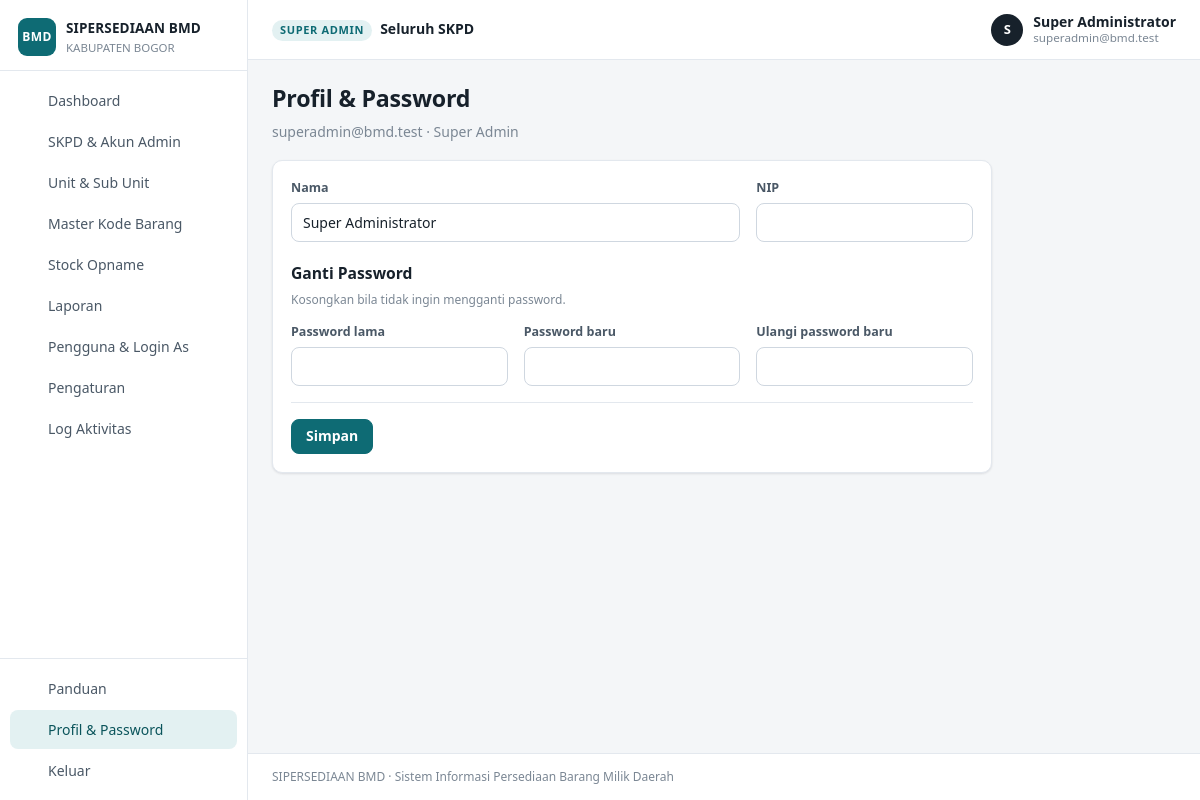
/index.php?page=profil (signed in), run on the app's committed database.
### tables this page shows
CREATE TABLE users (
  id          INT UNSIGNED NOT NULL AUTO_INCREMENT PRIMARY KEY,
  nama        VARCHAR(150) NOT NULL,
  nip         VARCHAR(30)  NULL,
  email       VARCHAR(150) NULL,
  password    VARCHAR(255) NULL,
  role        ENUM('superadmin','admin_skpd','admin','operator') NOT NULL,
  skpd_id     INT UNSIGNED NULL,
  unit_id     INT UNSIGNED NULL,
  slot        TINYINT UNSIGNED NOT NULL DEFAULT 1,
  is_active   TINYINT(1) NOT NULL DEFAULT 0,
  last_login  DATETIME NULL,
  created_at  DATETIME NOT NULL DEFAULT CURRENT_TIMESTAMP,
  updated_at  DATETIME NULL ON UPDATE CURRENT_TIMESTAMP,
  UNIQUE KEY uk_email (email),
  KEY idx_skpd (skpd_id),
  KEY idx_unit (unit_id),
  CONSTRAINT fk_user_skpd FOREIGN KEY (skpd_id) REFERENCES skpd(id)       ON DELETE CASCADE,
  CONSTRAINT fk_user_unit FOREIGN KEY (unit_id) REFERENCES unit_kerja(id) ON DELETE CASCADE
);

### index.php (called while the page is built, shortened)
<?php
require_login();
$page = isset($_GET['page']) ? preg_replace('/[^a-z_]/', '', $_GET['page']) : 'dashboard';
require __DIR__ . '/pages/' . $page . '.php';

### core/helpers.php (called while the page is built, shortened)
<?php
function e($s)
{
    return htmlspecialchars((string)$s, ENT_QUOTES, 'UTF-8');
}
function url($page = 'dashboard', array $params = [])
{
    $params = array_merge(['page' => $page], $params);
    return 'index.php?' . http_build_query($params);
}
function setting($key, $default = '')
{
    static $cache = null;
    if ($cache === null) {
        $cache = [];
        foreach (rows('SELECT kunci, nilai FROM pengaturan') as $r) $cache[$r['kunci']] = $r['nilai'];
    }
    return (isset($cache[$key]) && $cache[$key] !== '') ? $cache[$key] : $default;
}
function role_label($role, $unitLevel = null)
{
    switch ($role) {
        case 'superadmin': return 'Super Admin';
    }
    return $role;
}

### core/db.php (called while the page is built, shortened)
<?php
function db()
{
    static $conn = null;
    if ($conn === null) {
        try {
            $conn = new mysqli(DB_HOST, DB_USER, DB_PASS, DB_NAME, (int)DB_PORT);
            $conn->set_charset('utf8mb4');
            $conn->query("SET time_zone = '+07:00'");
        } catch (mysqli_sql_exception $e) {
            http_response_code(500);
            echo '<div style="font-family:sans-serif;max-width:640px;margin:60px auto;padding:24px;border:1px solid #f1c0c0;border-radius:8px;background:#fff7f7">'
                . '<h2 style="margin-top:0;color:#b42318">Koneksi database gagal</h2>'
                . '<p>Periksa pengaturan <code>DB_HOST</code>, <code>DB_USER</code>, <code>DB_PASS</code>, <code>DB_NAME</code> pada file <code>config.php</code> '
                . 'dan pastikan database sudah diimpor dari folder <code>database/</code>.</p>'
                . (APP_DEBUG ? '<pre style="white-space:pre-wrap">' . htmlspecialchars($e->getMessage()) . '</pre>' : '')
                . '</div>';
            exit;
        }
    }
    return $conn;
}
function q($sql, array $params = [])
{
    $stmt = db()->prepare($sql);
    if ($params) {
        $types = '';
        $vals = [];
        foreach ($params as $p) {
            if (is_int($p) || is_bool($p)) { $types .= 'i'; $vals[] = (int)$p; }
            elseif (is_float($p)) { $types .= 'd'; $vals[] = $p; }
            elseif ($p === null) { $types .= 's'; $vals[] = null; }
            else { $types .= 's'; $vals[] = (string)$p; }
        }
        $refs = [];
        foreach ($vals as $k => $v) { $refs[$k] = &$vals[$k]; }
        array_unshift($refs, $types);
        call_user_func_array([$stmt, 'bind_param'], $refs);
    }
    $stmt->execute();
    return $stmt;
}
function rows($sql, array $params = [])
{
    $stmt = q($sql, $params);
    $res = $stmt->get_result();
    $out = $res ? $res->fetch_all(MYSQLI_ASSOC) : [];
    return $out;
}
function row($sql, array $params = [])
{
    $r = rows($sql, $params);
    return $r ? $r[0] : null;
}

### core/auth.php (called while the page is built, shortened)
<?php
function user()
{
    static $u = false;
    if ($u !== false) return $u;
    $u = null;
    if (!empty($_SESSION['uid'])) {
        $u = row('SELECT u.*, uk.level AS unit_level, uk.nama AS unit_nama, uk.parent_id AS unit_parent_id,
                         COALESCE(s1.nama, s2.nama) AS skpd_nama, COALESCE(u.skpd_id, uk.skpd_id) AS skpd_ref
                  FROM users u
                  LEFT JOIN unit_kerja uk ON uk.id = u.unit_id
                  LEFT JOIN skpd s1 ON s1.id = u.skpd_id
                  LEFT JOIN skpd s2 ON s2.id = uk.skpd_id
                  WHERE u.id = ? AND (u.is_active = 1 OR ?)', [(int)$_SESSION['uid'], impersonator_id() ? 1 : 0]);
        if ($u) {
            $u['id'] = (int)$u['id'];
            $u['unit_id'] = $u['unit_id'] ? (int)$u['unit_id'] : null;
            $u['skpd_id'] = $u['skpd_ref'] ? (int)$u['skpd_ref'] : null;
        } else {
            unset($_SESSION['uid']);
        }
    }
    return $u;
}
function require_login()
{
    if (!user()) {
        if (is_ajax()) json_out(['ok' => false, 'msg' => 'Sesi berakhir, silakan login kembali.'], 401);
        redirect('login.php');
    }
}
function has_role(...$roles)
{
    $u = user();
    return $u && in_array($u['role'], $roles, true);
}
function impersonator_id()
{
    return (int)($_SESSION['impersonator'] ?? 0);
}

### pages/profil.php (the view, shortened to what this page needs)
<?php
$u = user();
include BASE_PATH . '/views/header.php';
?>
<div class="page-head"><div><h1>Profil &amp; Password</h1><p><?= e($u['email']) ?> · <?= e(role_label($u['role'], $u['unit_level'])) ?></p></div></div>
<div class="card" style="max-width:720px">
  <div class="card-body">
    <form method="post">
      <div class="form-grid">
        <div class="field col-8"><label>Nama</label><input type="text" name="nama" value="<?= e($u['nama']) ?>" required></div>
        <div class="field col-4"><label>NIP</label><input type="text" name="nip" value="<?= e($u['nip']) ?>"></div>
        <div class="field col-12"><h3 style="margin-top:8px">Ganti Password</h3><div class="help">Kosongkan bila tidak ingin mengganti password.</div></div>
        <div class="field col-4"><label>Password lama</label><input type="password" name="old" autocomplete="current-password"></div>
        <div class="field col-4"><label>Password baru</label><input type="password" name="new" autocomplete="new-password"></div>
        <div class="field col-4"><label>Ulangi password baru</label><input type="password" name="new2" autocomplete="new-password"></div>
      </div>
      <div class="divider"></div>
      <button class="btn" type="submit">Simpan</button>
    </form>
  </div>
</div>
<?php include BASE_PATH . '/views/footer.php'; ?>

### views/header.php (shortened to what this page needs)
<?php
$u = user();
$curPage = $_GET['page'] ?? 'dashboard';
function icon($n)
{
    return '<svg class="ic" viewBox="0 0 24 24" fill="none" stroke="currentColor" stroke-width="1.8" stroke-linecap="round" stroke-linejoin="round" aria-hidden="true">' . ($p[$n] ?? '') . '</svg>';
}
$menu = [];
$menu[] = ['dashboard', 'Dashboard', 'home'];
if ($u['role'] === 'superadmin') {
    $menu[] = ['skpd', 'SKPD & Akun Admin', 'building'];
    $menu[] = ['unit', 'Unit & Sub Unit', 'tree'];
    $menu[] = ['kode', 'Master Kode Barang', 'code'];
    $menu[] = ['stock_opname', 'Stock Opname', 'lock'];
    $menu[] = ['laporan', 'Laporan', 'report'];
    $menu[] = ['pengguna', 'Pengguna & Login As', 'users'];
    $menu[] = ['pengaturan', 'Pengaturan', 'gear'];
    $menu[] = ['log', 'Log Aktivitas', 'list'];
} elseif ($u['role'] === 'admin_skpd') {
    $menu[] = ['unit', 'Unit & Sub Unit', 'tree'];
    $menu[] = ['stock_opname', 'Stock Opname', 'lock'];
    $menu[] = ['laporan', 'Laporan', 'report'];
}
$activeMap = ['skpd_form' => 'skpd', 'unit_form' => 'unit', 'akun' => ($u['role'] === 'superadmin' ? 'skpd' : 'unit'), 'kartu' => 'stok', 'transaksi_detail' => 'transaksi', 'kode_import' => 'kode'];
$active = $activeMap[$curPage] ?? $curPage;
$scopeLabel = $u['role'] === 'superadmin' ? 'Seluruh SKPD' : ($u['role'] === 'admin_skpd' ? $u['skpd_nama'] : $u['unit_nama']);
?><!doctype html>
<html lang="id">
<head>
<link rel="stylesheet" href="assets/app.css?v=3">
</head>
<body>
<div class="layout">
  <aside class="sidebar" id="sidebar">
    <div class="brand">
      <div class="brand-mark">BMD</div>
      <div>
        <div class="brand-name"><?= e(APP_NAME) ?></div>
        <div class="brand-sub"><?= e(setting('nama_pemda', 'Pemerintah Daerah')) ?></div>
      </div>
    </div>
    <nav class="nav">
      <?php foreach ($menu as $m): ?>
        <a href="<?= e(url($m[0])) ?>" class="<?= $active === $m[0] ? 'active' : '' ?>">
          <?= icon($m[2]) ?><span><?= e($m[1]) ?></span>
        </a>
      <?php endforeach; ?>
    </nav>
    <div class="nav nav-bottom">
      <a href="<?= e(url('panduan')) ?>" class="<?= $active === 'panduan' ? 'active' : '' ?>"><?= icon('help') ?><span>Panduan</span></a>
      <a href="<?= e(url('profil')) ?>" class="<?= $active === 'profil' ? 'active' : '' ?>"><?= icon('user') ?><span>Profil &amp; Password</span></a>
      <a href="logout.php"><?= icon('logout') ?><span>Keluar</span></a>
    </div>
  </aside>
  <div class="main">
    <header class="topbar">
      <div class="scope">
        <span class="scope-label"><?= e(role_label($u['role'], $u['unit_level'])) ?></span>
        <span class="scope-name"><?= e($scopeLabel) ?></span>
      </div>
      <div class="who">
        <div class="avatar"><?= e(mb_strtoupper(mb_substr($u['nama'], 0, 1))) ?></div>
        <div class="who-text"><b><?= e($u['nama']) ?></b><small><?= e($u['email']) ?></small></div>
      </div>
    </header>
    <main class="content">

### assets/app.css (style rules this page uses)
:root { --bg:#f4f6f8; --surface:#fff; --surface-2:#f8fafb; --line:#e3e8ee; --line-2:#cfd7e0; --ink:#17212b; --ink-2:#4a5866; --ink-3:#7b8794; --accent:#0e6b74; --accent-ink:#fff; --accent-soft:#e3f1f2; --accent-2:#0a545b; --green:#147a46; --green-soft:#e4f4eb; --amber:#9a6200; --amber-soft:#fdf2dc; --red:#b42318; --red-soft:#fdecea; --blue:#1f5fa8; --blue-soft:#e6eef8; --radius:10px; --shadow:0 1px 2px rgba(16,24,40,.05),0 1px 3px rgba(16,24,40,.06); --font:"Segoe UI",system-ui,-apple-system,Roboto,"Helvetica Neue",Arial,sans-serif; }
* { box-sizing:border-box }
html,body { margin:0;padding:0 }
body { font:14px/1.5 var(--font);color:var(--ink);background:var(--bg);-webkit-font-smoothing:antialiased }
a { color:var(--accent);text-decoration:none }
h1,h2,h3,h4 { margin:0 0 .5rem;line-height:1.25;color:var(--ink) }
h1 { font-size:1.45rem;font-weight:650;letter-spacing:-.01em }
h3 { font-size:.98rem;font-weight:650 }
p { margin:.25rem 0 .75rem }
.ic { width:18px;height:18px;flex:none }
.layout { display:flex;min-height:100vh }
.sidebar { width:248px;flex:none;background:var(--surface);border-right:1px solid var(--line);display:flex;flex-direction:column;position:sticky;top:0;height:100vh;overflow-y:auto }
.brand { display:flex;gap:10px;align-items:center;padding:18px 18px 14px;border-bottom:1px solid var(--line) }
.brand-mark { width:38px;height:38px;border-radius:9px;background:var(--accent);color:#fff;font-weight:700;font-size:12px;display:grid;place-items:center;letter-spacing:.04em }
.brand-name { font-weight:700;font-size:13.5px;letter-spacing:.01em }
.brand-sub { font-size:11.5px;color:var(--ink-3) }
.nav { display:flex;flex-direction:column;padding:10px;gap:2px }
.nav a { display:flex;align-items:center;gap:10px;padding:9px 10px;border-radius:8px;color:var(--ink-2);font-weight:500 }
.nav a.active { background:var(--accent-soft);color:var(--accent-2) }
.nav a.active .ic { color:var(--accent) }
.nav-bottom { margin-top:auto;border-top:1px solid var(--line) }
.main { flex:1;min-width:0;display:flex;flex-direction:column }
.topbar { height:60px;background:var(--surface);border-bottom:1px solid var(--line);display:flex;align-items:center;gap:14px;padding:0 24px;position:sticky;top:0;z-index:20 }
.scope { display:flex;align-items:baseline;gap:8px;min-width:0;flex-wrap:wrap }
.scope-label { font-size:11px;font-weight:600;text-transform:uppercase;letter-spacing:.06em;color:var(--accent);background:var(--accent-soft);padding:2px 8px;border-radius:20px }
.scope-name { font-weight:600;white-space:nowrap;overflow:hidden;text-overflow:ellipsis }
.who { margin-left:auto;display:flex;align-items:center;gap:10px }
.avatar { width:32px;height:32px;border-radius:50%;background:var(--ink);color:#fff;display:grid;place-items:center;font-weight:600;font-size:13px }
.who-text { display:flex;flex-direction:column;line-height:1.2 }
.who-text small { color:var(--ink-3) }
.content { padding:24px;flex:1;max-width:1480px;width:100% }
.page-head { display:flex;align-items:flex-end;justify-content:space-between;gap:16px;margin-bottom:18px;flex-wrap:wrap }
.page-head p { margin:0;color:var(--ink-3) }
.card { background:var(--surface);border:1px solid var(--line);border-radius:var(--radius);box-shadow:var(--shadow);margin-bottom:18px }
.card-body { padding:18px }
.btn { display:inline-flex;align-items:center;gap:7px;padding:8px 14px;border-radius:8px;border:1px solid var(--accent);background:var(--accent);color:var(--accent-ink);font:inherit;font-weight:600;cursor:pointer;line-height:1.2;white-space:nowrap }
.form-grid { display:grid;grid-template-columns:repeat(12,minmax(0,1fr));gap:14px 16px }
.col-12 { grid-column:span 12 }
.col-8 { grid-column:span 8 }
.col-4 { grid-column:span 4 }
.field label { display:block;font-weight:600;font-size:12.5px;color:var(--ink-2);margin-bottom:5px }
.field .help { font-size:12px;color:var(--ink-3);margin-top:4px }
input[type=text],input[type=email],input[type=password],input[type=number],input[type=date],input[type=search],select,textarea { width:100%;padding:8px 11px;border:1px solid var(--line-2);border-radius:8px;font:inherit;color:var(--ink);background:#fff;outline:none;transition:border-color .15s,box-shadow .15s }
.divider { height:1px;background:var(--line);margin:16px 0 }

### data on the page
users: role "Seluruh SKPD", nama "S", nama "Super Administrator", email "superadmin@bmd.test"

### other printed values
APP_NAME "SIPERSEDIAAN BMD"
setting('nama_pemda', 'Pemerintah Daerah') "KABUPATEN BOGOR"
$m[1] "Dashboard"
$m[1] "SKPD & Akun Admin"
$m[1] "Unit & Sub Unit"
$m[1] "Master Kode Barang"
$m[1] "Stock Opname"
$m[1] "Laporan"
$m[1] "Pengguna & Login As"
$m[1] "Pengaturan"
$m[1] "Log Aktivitas"
role_label($u['role'], $u['unit_level']) "SUPER ADMIN"
role_label($u['role'], $u['unit_level']) "Super Admin"
APP_DESC "Sistem Informasi Persediaan Barang Milik Daerah"
